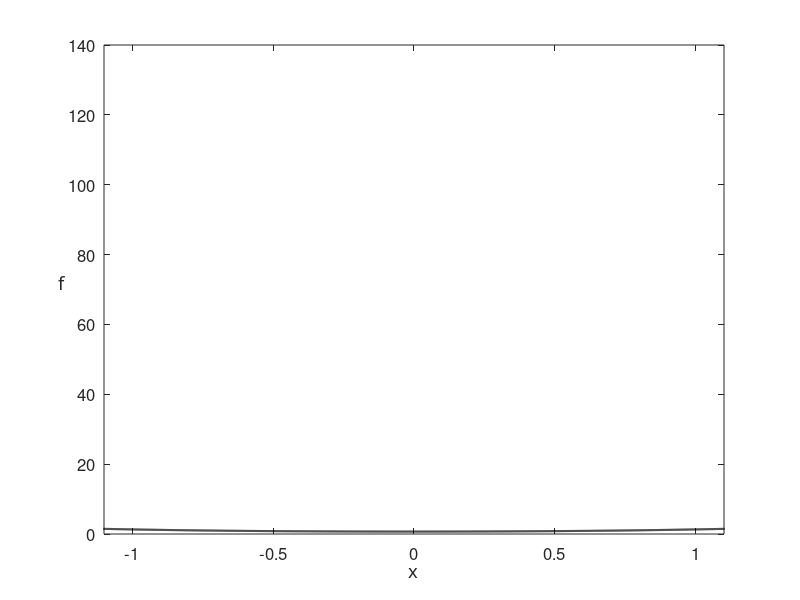

Reproduce this figure in MATLAB. (Note: this script raises an error after producing the figure.)
function convex_hess_tracer()
% convex_hess_tracer.m is a toy wrapper to illustrate the path
% taken by Hessian descent (or Newton's method).  The corresponding
% gradient steps, evaluated at the objective, are then plotted and
% connected (visually) by a tracing line (a tracer).
% The plotted points on the objective turn from green to red as the 
% algorithm converges (or reaches a maximum iteration count, preset to 50).
%
% The (convex) function here is
%
% f(x) = log(1 + exp(x^2))

%%% create function, choose initial point, to perform hessian descent on %%%
range = 1.1;    % symmetric range over which to plot the function
[a,b] = make_fun(range);
x0 = choose_starter(a,b,range);
disp(['You picked starting point x0 = ',num2str(x0)])

%%% perform hessian descent %%%
[x,in,out] = hessian_descent(x0);

%%% plot function with hessian descent objective evaluations %%%
plot_it_all(in,out,range)

% performs hessian descent
function [x,in,out] = hessian_descent(x)

    % initializations
    grad_stop = 10^-3;
    max_its = 50;
    iter = 1;
    grad = 1;
    in = [x];
    out = [log(1 + exp(x^2))];
    
    % main loop
    while abs(grad) > grad_stop && iter <= max_its
        % take gradient step
        grad = (2*exp(x^2)*x)/(exp(x^2) + 1);
        newt = (2*exp(x^2)*(2*x^2 + exp(x^2) + 1))/(exp(x^2) + 1)^2;
        x = x - grad/newt;
        
        % update containers
        in = [in x];
        out = [out log(1 + exp(x^2))];

        % update stopers
        iter = iter + 1;
    end   
end

% plot evaluation of descent steps 
function plot_steps(in,out)
    
    % colors for points
    s = (1/length(out):1/length(out):1)';
    colorspec = [s.^(1),flipud(s), zeros(length(out),1)];
    
    % plot initial point
    hold on
    plot(in(1),out(1),'o','Color',colorspec(1,:),'MarkerFaceColor',colorspec(1,:),'MarkerSize',6)
    text(in(1),out(1),num2str(0),'VerticalAlignment','bottom','HorizontalAlignment','right','FontSize',15)
    for i = 1:length(out) - 1
            if i < 5
                pause(1)
                % show connector on obj function
                hold on
                plot([in(i),in(i + 1)],[out(i),out(i + 1)],'--','Color','b')

                % plot point 
                hold on
                plot(in(i+1),out(i+1),'o','Color',colorspec(i,:),'MarkerFaceColor',colorspec(i,:),'MarkerSize',7)
               
                % plot iter number
                hold on
                text(in(i+1),out(i+1),num2str(i),'VerticalAlignment','bottom','HorizontalAlignment','right','FontSize',15)
            end
        if i > 5 && i < 15 % just plot point so things don't get too cluttered
            pause(0.3)
            
            % show connector on obj function
            hold on
            plot([in(i),in(i + 1)],[out(i),out(i + 1)],'--','Color','b')

            % plot point
            hold on
            plot(in(i+1),out(i+1),'o','Color',colorspec(i,:),'MarkerFaceColor',colorspec(i,:),'MarkerSize',7)
        end
        if i >= 15 % just plot point so things don't get too cluttered
            pause(0.1)
            
            % show connector on obj function
            hold on
            plot([in(i),in(i + 1)],[out(i),out(i + 1)],'--','Color','b')
            
            % plot point
            plot(in(i+1),out(i+1),'o','Color',colorspec(i,:),'MarkerFaceColor',colorspec(i,:),'MarkerSize',7)
        end 
        if i == length(out) - 1
            hold on
            text(in(i+1),out(i+1),num2str(i),'VerticalAlignment','bottom','HorizontalAlignment','right','FontSize',15)
        end
    end
end

% makes desired function over -range*10 to range*10
function [a,b] = make_fun(range)
    a = [-range*10:0.001:range*10];
    b = log(1 + exp(a.^2));
end

% plots everything
function plot_it_all(in,out,range)
    % plot function first
    plot(a,b,'k','LineWidth',1.5)

    % adjust window for best visualization,remove possible infinity values
    % obtained from too big of learning rate grad descent steps
    ind = isnan(in);
    in(ind) = [];
    out(ind) = [];
    ind = isinf(out);
    in(ind) = [];
    out(ind) = [];
    axis([min([-range,in]) max([range,in]) (min(out) - 0.1) (max(out) + 0.1)])
    box on
    xlabel('x','Fontsize',18,'FontName','cmmi9')
    ylabel('f','Fontsize',18,'FontName','cmmi9')
    set(get(gca,'YLabel'),'Rotation',0)
    set(gcf,'color','w');
    set(gca,'FontSize',12);

    % plot grad descent steps evaluated at the objective
    plot_steps(in,out)
end

% allows selection of initial point
function z = choose_starter(a,b,r)
    % make window for point picking
    plot(a,b,'k','LineWidth',1.5)
    axis([-r r log(2) log(1 + exp(1))])
    title('Pick starting point!')
    box on
    xlabel('x','Fontsize',18,'FontName','cmmi9')
    ylabel('f','Fontsize',18,'FontName','cmmi9')
    set(get(gca,'YLabel'),'Rotation',0)
    set(gcf,'color','w');
    set(gca,'FontSize',12);

    % pick a point
    [z,w]=ginput(1);
    close gcf
end
end